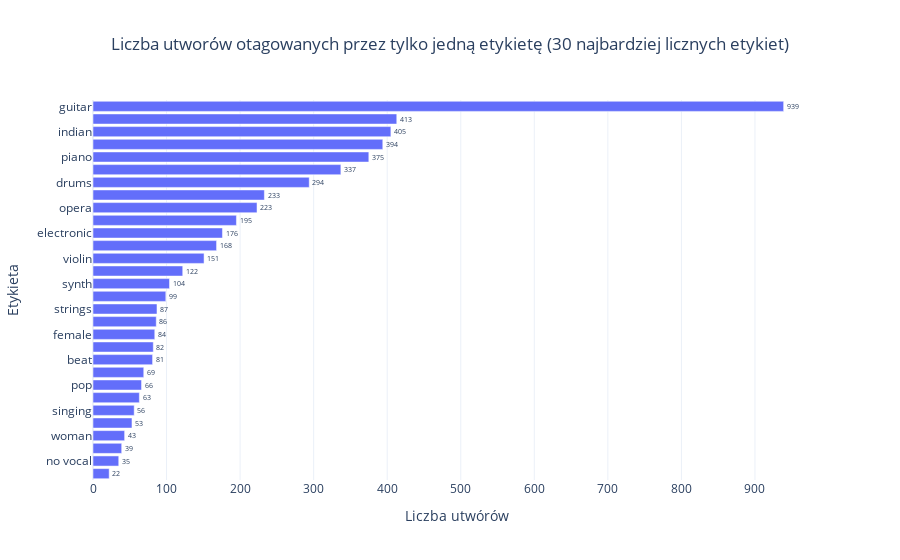

Notebook cell for this chart:
### Code cell
import plotly.graph_objs as go

data = [go.Bar(y=unique_tags.index,
               x=unique_tags[0],
               text=unique_tags[0],
               textposition="outside",
               orientation = 'h')]
layout = ({"title": {"text":"Liczba utworów otagowanych przez tylko jedną etykietę (30 najbardziej licznych etykiet)", "x": 0.5},
           "yaxis": {"title":"Etykieta", "autorange": "reversed"},
           "xaxis": {"title":"Liczba utwórów"},
           "showlegend": False,
           "template": "plotly_white"})

fig = go.Figure(data = data, layout = layout)
fig.show()
fig.write_image("images/fig2.png", width=1000, height=750)

### Figure 1 — Plotly figure (JSON) as saved in the notebook; plotly's stock layout.template omitted (floating-point values rounded to 4 significant figures)
{"data": [{"orientation": "h", "text": [939.0, 413.0, 405.0, 394.0, 375.0, 337.0, 294.0, 233.0, 223.0, 195.0, 176.0, 168.0, 151.0, 122.0, 104.0, 99.0, 87.0, 86.0, 84.0, 82.0, 81.0, 69.0, 66.0, 63.0, 56.0, 53.0, 43.0, 39.0, 35.0, 22.0], "textposition": "outside", "x": [939, 413, 405, 394, 375, 337, 294, 233, 223, 195, 176, 168, 151, 122, 104, 99, 87, 86, 84, 82, 81, 69, 66, 63, 56, 53, 43, 39, 35, 22], "y": ["guitar", "rock", "indian", "ambient", "piano", "techno", "drums", "classical", "opera", "flute", "electronic", "slow", "violin", "harpsichord", "synth", "vocal", "strings", "male", "female", "quiet", "beat", "fast", "pop", "vocals", "singing", "no vocals", "woman", "male vocal", "no vocal", "loud"], "type": "bar"}], "layout": {"showlegend": false, "title": {"text": "Liczba utworów otagowanych przez tylko jedną etykietę (30 najbardziej licznych etykiet)", "x": 0.5}, "xaxis": {"title": {"text": "Liczba utwórów"}}, "yaxis": {"autorange": "reversed", "title": {"text": "Etykieta"}}}}
